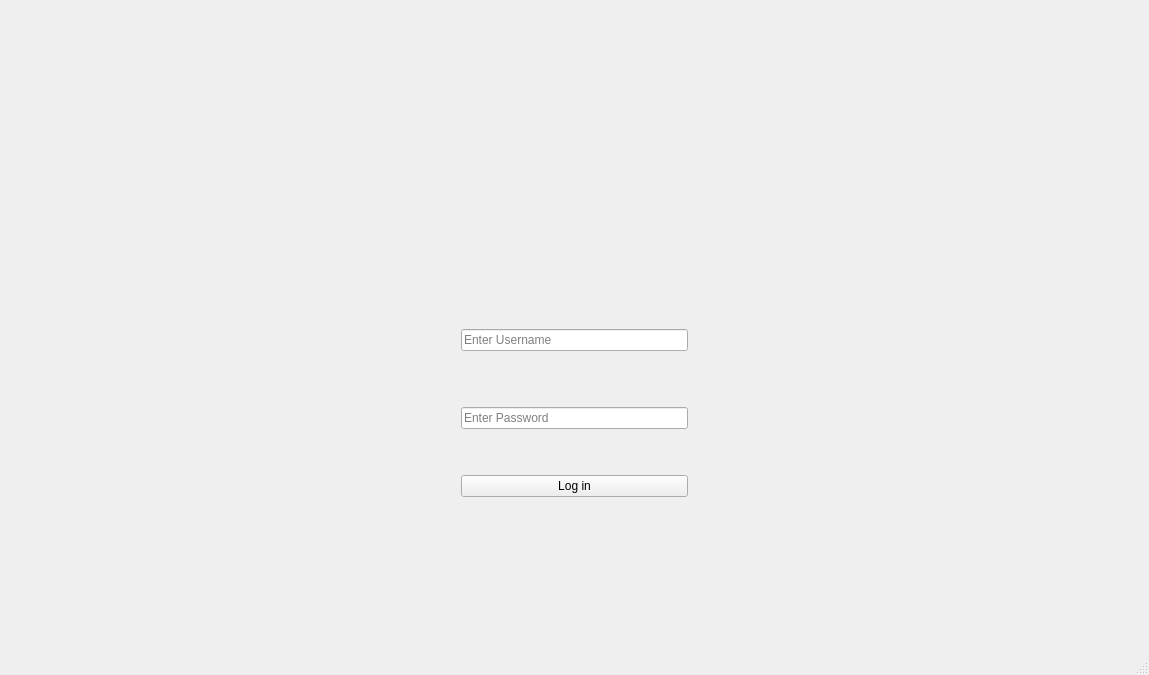
<?xml version="1.0" encoding="UTF-8"?>
<ui version="4.0">
 <class>MainWindow</class>
 <widget class="QMainWindow" name="MainWindow">
  <property name="geometry">
   <rect>
    <x>0</x>
    <y>0</y>
    <width>1149</width>
    <height>675</height>
   </rect>
  </property>
  <property name="windowTitle">
   <string>MainWindow</string>
  </property>
  <widget class="QWidget" name="centralwidget">
   <layout class="QGridLayout" name="gridLayout">
    <item row="0" column="2">
     <spacer name="verticalSpacer_3">
      <property name="orientation">
       <enum>Qt::Vertical</enum>
      </property>
      <property name="sizeHint" stdset="0">
       <size>
        <width>20</width>
        <height>40</height>
       </size>
      </property>
     </spacer>
    </item>
    <item row="3" column="3">
     <spacer name="horizontalSpacer_4">
      <property name="orientation">
       <enum>Qt::Horizontal</enum>
      </property>
      <property name="sizeHint" stdset="0">
       <size>
        <width>40</width>
        <height>20</height>
       </size>
      </property>
     </spacer>
    </item>
    <item row="3" column="2">
     <layout class="QVBoxLayout" name="verticalLayout_2">
      <item>
       <layout class="QVBoxLayout" name="verticalLayout">
        <item>
         <widget class="QLineEdit" name="lbl_username">
          <property name="inputMask">
           <string/>
          </property>
          <property name="text">
           <string/>
          </property>
          <property name="readOnly">
           <bool>false</bool>
          </property>
          <property name="placeholderText">
           <string>Enter Username</string>
          </property>
         </widget>
        </item>
        <item>
         <spacer name="verticalSpacer">
          <property name="orientation">
           <enum>Qt::Vertical</enum>
          </property>
          <property name="sizeType">
           <enum>QSizePolicy::Expanding</enum>
          </property>
          <property name="sizeHint" stdset="0">
           <size>
            <width>20</width>
            <height>50</height>
           </size>
          </property>
         </spacer>
        </item>
        <item>
         <widget class="QLineEdit" name="lbl_password">
          <property name="text">
           <string/>
          </property>
          <property name="echoMode">
           <enum>QLineEdit::Password</enum>
          </property>
          <property name="placeholderText">
           <string>Enter Password</string>
          </property>
         </widget>
        </item>
        <item>
         <spacer name="verticalSpacer_5">
          <property name="orientation">
           <enum>Qt::Vertical</enum>
          </property>
          <property name="sizeHint" stdset="0">
           <size>
            <width>20</width>
            <height>40</height>
           </size>
          </property>
         </spacer>
        </item>
       </layout>
      </item>
      <item>
       <widget class="QPushButton" name="btn_login">
        <property name="text">
         <string>Log in</string>
        </property>
        <property name="autoDefault">
         <bool>true</bool>
        </property>
       </widget>
      </item>
     </layout>
    </item>
    <item row="1" column="0">
     <spacer name="horizontalSpacer">
      <property name="orientation">
       <enum>Qt::Horizontal</enum>
      </property>
      <property name="sizeHint" stdset="0">
       <size>
        <width>40</width>
        <height>20</height>
       </size>
      </property>
     </spacer>
    </item>
    <item row="1" column="2">
     <widget class="QLabel" name="photo">
      <property name="text">
       <string/>
      </property>
      <property name="scaledContents">
       <bool>true</bool>
      </property>
     </widget>
    </item>
    <item row="2" column="2">
     <spacer name="verticalSpacer_2">
      <property name="orientation">
       <enum>Qt::Vertical</enum>
      </property>
      <property name="sizeHint" stdset="0">
       <size>
        <width>20</width>
        <height>40</height>
       </size>
      </property>
     </spacer>
    </item>
    <item row="1" column="4">
     <spacer name="horizontalSpacer_2">
      <property name="orientation">
       <enum>Qt::Horizontal</enum>
      </property>
      <property name="sizeHint" stdset="0">
       <size>
        <width>40</width>
        <height>20</height>
       </size>
      </property>
     </spacer>
    </item>
    <item row="3" column="1">
     <spacer name="horizontalSpacer_3">
      <property name="orientation">
       <enum>Qt::Horizontal</enum>
      </property>
      <property name="sizeHint" stdset="0">
       <size>
        <width>40</width>
        <height>20</height>
       </size>
      </property>
     </spacer>
    </item>
    <item row="4" column="2">
     <spacer name="verticalSpacer_4">
      <property name="orientation">
       <enum>Qt::Vertical</enum>
      </property>
      <property name="sizeHint" stdset="0">
       <size>
        <width>20</width>
        <height>40</height>
       </size>
      </property>
     </spacer>
    </item>
   </layout>
  </widget>
  <widget class="QMenuBar" name="menubar">
   <property name="geometry">
    <rect>
     <x>0</x>
     <y>0</y>
     <width>1149</width>
     <height>21</height>
    </rect>
   </property>
  </widget>
  <widget class="QStatusBar" name="statusbar"/>
 </widget>
 <resources/>
 <connections/>
</ui>
